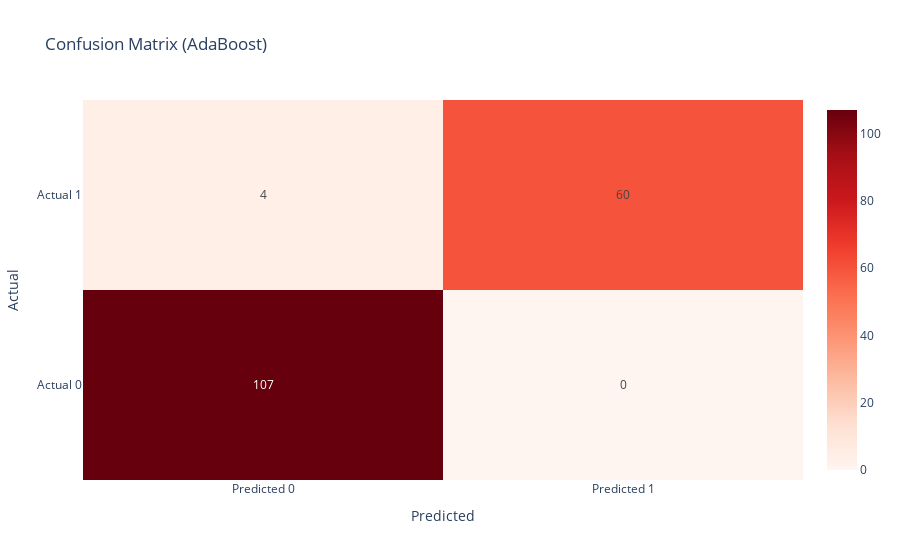

This figure's notebook cell:
### Markdown cell above
As we can see above, we recieved approximately <b>`97.6%`</b> accuracy using the <b>AdaBoost Classifier</b>

### Code cell
conf_matrix = confusion_matrix(y_test, y_pred)

heatmap = go.Heatmap(z=conf_matrix, 
                     x=['Predicted 0', 'Predicted 1'],
                     y=['Actual 0', 'Actual 1'],
                     colorscale='reds', 
                     text=conf_matrix, texttemplate="%{text}")

layout = go.Layout(
    title='Confusion Matrix (AdaBoost)',
    xaxis=dict(title='Predicted'),
    yaxis=dict(title='Actual'),
)

fig = go.Figure(data=[heatmap], layout=layout)
fig.show()

### Figure 1 — Plotly figure (JSON) as saved in the notebook; plotly's stock layout.template omitted (floating-point values rounded to 4 significant figures)
{"data": [{"colorscale": [[0, "rgb(255,245,240)"], [0.125, "rgb(254,224,210)"], [0.25, "rgb(252,187,161)"], [0.375, "rgb(252,146,114)"], [0.5, "rgb(251,106,74)"], [0.625, "rgb(239,59,44)"], [0.75, "rgb(203,24,29)"], [0.875, "rgb(165,15,21)"], [1, "rgb(103,0,13)"]], "text": [[107, 0], [4, 60]], "texttemplate": "%{text}", "type": "heatmap", "x": ["Predicted 0", "Predicted 1"], "y": ["Actual 0", "Actual 1"], "z": [[107, 0], [4, 60]]}], "layout": {"title": {"text": "Confusion Matrix (AdaBoost)"}, "xaxis": {"title": {"text": "Predicted"}}, "yaxis": {"title": {"text": "Actual"}}}}
